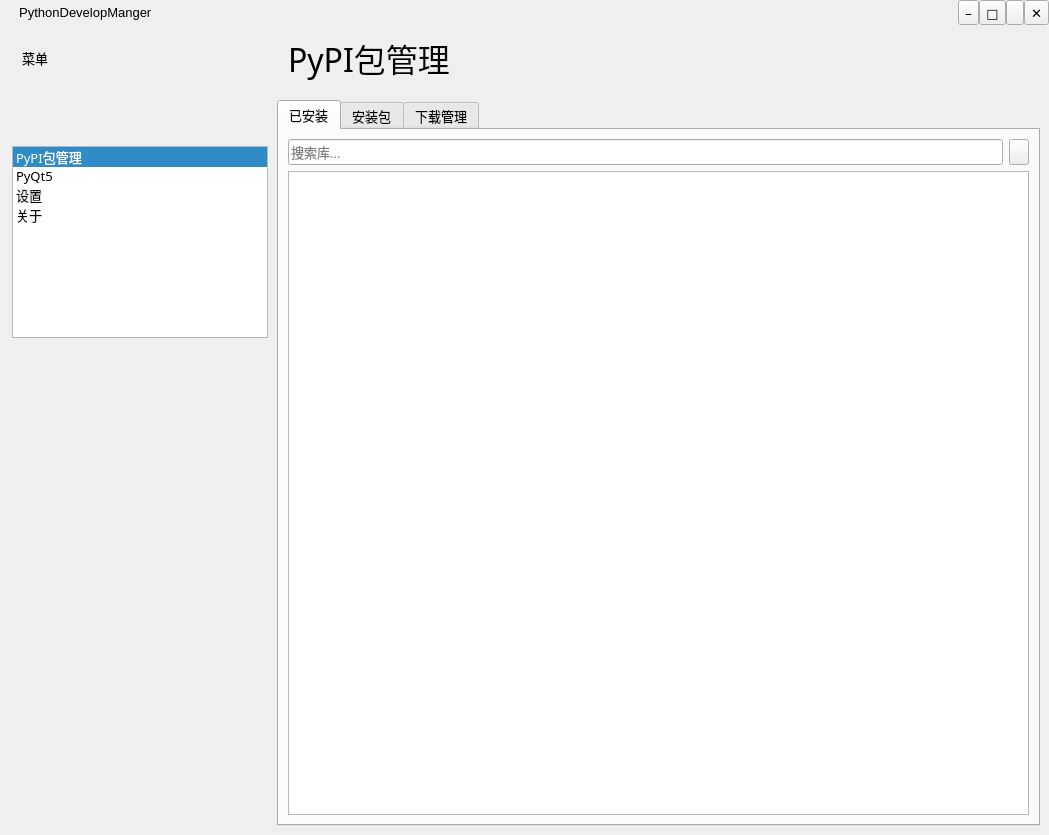
<?xml version="1.0" encoding="UTF-8"?>
<ui version="4.0">
 <class>setting</class>
 <widget class="QWidget" name="setting">
  <property name="geometry">
   <rect>
    <x>0</x>
    <y>0</y>
    <width>1049</width>
    <height>811</height>
   </rect>
  </property>
  <property name="font">
   <font>
    <family>萍方0</family>
    <pointsize>10</pointsize>
   </font>
  </property>
  <property name="windowTitle">
   <string>设置</string>
  </property>
  <layout class="QGridLayout" name="gridLayout">
   <property name="leftMargin">
    <number>12</number>
   </property>
   <property name="topMargin">
    <number>0</number>
   </property>
   <property name="rightMargin">
    <number>0</number>
   </property>
   <property name="bottomMargin">
    <number>0</number>
   </property>
   <property name="spacing">
    <number>0</number>
   </property>
   <item row="13" column="1">
    <spacer name="verticalSpacer_4">
     <property name="orientation">
      <enum>Qt::Vertical</enum>
     </property>
     <property name="sizeHint" stdset="0">
      <size>
       <width>20</width>
       <height>40</height>
      </size>
     </property>
    </spacer>
   </item>
   <item row="4" column="2" rowspan="15" colspan="3">
    <widget class="QStackedWidget" name="view">
     <property name="font">
      <font>
       <pointsize>10</pointsize>
      </font>
     </property>
     <property name="currentIndex">
      <number>0</number>
     </property>
     <widget class="QWidget" name="page_3">
      <layout class="QGridLayout" name="gridLayout_2">
       <property name="leftMargin">
        <number>9</number>
       </property>
       <property name="topMargin">
        <number>9</number>
       </property>
       <property name="rightMargin">
        <number>9</number>
       </property>
       <property name="bottomMargin">
        <number>9</number>
       </property>
       <item row="0" column="0">
        <widget class="QTabWidget" name="tabWidget">
         <property name="currentIndex">
          <number>0</number>
         </property>
         <widget class="QWidget" name="tab">
          <attribute name="title">
           <string>已安装</string>
          </attribute>
          <layout class="QGridLayout" name="gridLayout_7">
           <property name="leftMargin">
            <number>9</number>
           </property>
           <property name="topMargin">
            <number>9</number>
           </property>
           <property name="rightMargin">
            <number>9</number>
           </property>
           <property name="bottomMargin">
            <number>9</number>
           </property>
           <item row="0" column="0">
            <widget class="QLineEdit" name="lineEdit">
             <property name="contextMenuPolicy">
              <enum>Qt::NoContextMenu</enum>
             </property>
             <property name="placeholderText">
              <string>搜索库...</string>
             </property>
            </widget>
           </item>
           <item row="0" column="1">
            <widget class="QToolButton" name="toolButton">
             <property name="sizePolicy">
              <sizepolicy hsizetype="Maximum" vsizetype="Preferred">
               <horstretch>0</horstretch>
               <verstretch>0</verstretch>
              </sizepolicy>
             </property>
             <property name="text">
              <string/>
             </property>
             <property name="icon">
              <iconset>
               <normaloff>effects/pics/search.png</normaloff>effects/pics/search.png</iconset>
             </property>
             <property name="iconSize">
              <size>
               <width>12</width>
               <height>12</height>
              </size>
             </property>
            </widget>
           </item>
           <item row="1" column="0" colspan="2">
            <widget class="QTableWidget" name="tableWidget"/>
           </item>
          </layout>
         </widget>
         <widget class="QWidget" name="tab_2">
          <attribute name="title">
           <string>安装包</string>
          </attribute>
          <layout class="QGridLayout" name="gridLayout_8">
           <item row="0" column="1">
            <widget class="QToolButton" name="toolButton_2">
             <property name="sizePolicy">
              <sizepolicy hsizetype="Maximum" vsizetype="Preferred">
               <horstretch>0</horstretch>
               <verstretch>0</verstretch>
              </sizepolicy>
             </property>
             <property name="text">
              <string/>
             </property>
             <property name="icon">
              <iconset>
               <normaloff>effects/pics/search.png</normaloff>effects/pics/search.png</iconset>
             </property>
             <property name="iconSize">
              <size>
               <width>12</width>
               <height>12</height>
              </size>
             </property>
            </widget>
           </item>
           <item row="0" column="0">
            <widget class="QLineEdit" name="lineEdit_2">
             <property name="contextMenuPolicy">
              <enum>Qt::NoContextMenu</enum>
             </property>
             <property name="placeholderText">
              <string>搜索库...</string>
             </property>
            </widget>
           </item>
           <item row="1" column="0" colspan="2">
            <widget class="QTableWidget" name="tableWidget_2"/>
           </item>
          </layout>
         </widget>
         <widget class="QWidget" name="tab_3">
          <attribute name="title">
           <string>下载管理</string>
          </attribute>
          <layout class="QGridLayout" name="gridLayout_15">
           <item row="0" column="0">
            <widget class="QTableWidget" name="tableWidget_3"/>
           </item>
          </layout>
         </widget>
        </widget>
       </item>
      </layout>
     </widget>
     <widget class="QWidget" name="page_4">
      <layout class="QGridLayout" name="gridLayout_3">
       <property name="leftMargin">
        <number>20</number>
       </property>
       <property name="verticalSpacing">
        <number>6</number>
       </property>
       <item row="4" column="0" colspan="2">
        <widget class="QLabel" name="label_14">
         <property name="font">
          <font>
           <family>萍方粗</family>
          </font>
         </property>
         <property name="text">
          <string>.ui转.py</string>
         </property>
        </widget>
       </item>
       <item row="0" column="0" colspan="3">
        <widget class="QLabel" name="label_4">
         <property name="text">
          <string>仅支持PyQt5 5.9+版本！！！</string>
         </property>
        </widget>
       </item>
       <item row="6" column="0" colspan="3">
        <widget class="QGroupBox" name="groupBox_3">
         <property name="title">
          <string/>
         </property>
         <layout class="QGridLayout" name="gridLayout_11">
          <item row="0" column="0">
           <widget class="QPushButton" name="pushButton_8">
            <property name="text">
             <string>转换</string>
            </property>
           </widget>
          </item>
          <item row="0" column="1">
           <spacer name="horizontalSpacer_4">
            <property name="orientation">
             <enum>Qt::Horizontal</enum>
            </property>
            <property name="sizeHint" stdset="0">
             <size>
              <width>40</width>
              <height>20</height>
             </size>
            </property>
           </spacer>
          </item>
          <item row="1" column="0" colspan="2">
           <widget class="QLabel" name="label_15">
            <property name="text">
             <string>源文件(可拖拽或选择）</string>
            </property>
           </widget>
          </item>
          <item row="2" column="0" colspan="2">
           <widget class="QLabel" name="label_30">
            <property name="text">
             <string>/</string>
            </property>
           </widget>
          </item>
          <item row="2" column="2">
           <widget class="QLineEdit" name="lineEdit_3">
            <property name="sizePolicy">
             <sizepolicy hsizetype="Expanding" vsizetype="Fixed">
              <horstretch>0</horstretch>
              <verstretch>0</verstretch>
             </sizepolicy>
            </property>
            <property name="contextMenuPolicy">
             <enum>Qt::NoContextMenu</enum>
            </property>
            <property name="readOnly">
             <bool>true</bool>
            </property>
           </widget>
          </item>
          <item row="2" column="3">
           <widget class="QToolButton" name="toolButton_7">
            <property name="text">
             <string>...</string>
            </property>
           </widget>
          </item>
          <item row="3" column="0" colspan="2">
           <widget class="QPushButton" name="pushButton_7">
            <property name="sizePolicy">
             <sizepolicy hsizetype="Expanding" vsizetype="Expanding">
              <horstretch>0</horstretch>
              <verstretch>0</verstretch>
             </sizepolicy>
            </property>
            <property name="font">
             <font>
              <family>等线 Light</family>
              <pointsize>72</pointsize>
             </font>
            </property>
            <property name="text">
             <string>+</string>
            </property>
           </widget>
          </item>
          <item row="1" column="2">
           <widget class="QLabel" name="label_16">
            <property name="text">
             <string>目标位置</string>
            </property>
           </widget>
          </item>
         </layout>
        </widget>
       </item>
       <item row="7" column="0" colspan="3">
        <widget class="QPushButton" name="pushButton_5">
         <property name="font">
          <font>
           <stylestrategy>PreferDefault</stylestrategy>
          </font>
         </property>
         <property name="layoutDirection">
          <enum>Qt::LeftToRight</enum>
         </property>
         <property name="text">
          <string>解决PyQt疑难杂症</string>
         </property>
        </widget>
       </item>
       <item row="8" column="0" colspan="3">
        <widget class="QPushButton" name="pushButton_6">
         <property name="text">
          <string>拷贝一份PyQt程序基本框架</string>
         </property>
        </widget>
       </item>
       <item row="3" column="0" colspan="3">
        <widget class="QGroupBox" name="groupBox">
         <property name="title">
          <string/>
         </property>
         <layout class="QGridLayout" name="gridLayout_9">
          <item row="1" column="0">
           <widget class="QLabel" name="label_6">
            <property name="sizePolicy">
             <sizepolicy hsizetype="Fixed" vsizetype="Preferred">
              <horstretch>0</horstretch>
              <verstretch>0</verstretch>
             </sizepolicy>
            </property>
            <property name="text">
             <string>s</string>
            </property>
           </widget>
          </item>
          <item row="2" column="0">
           <widget class="QLabel" name="label_12">
            <property name="text">
             <string>s</string>
            </property>
           </widget>
          </item>
          <item row="0" column="0">
           <widget class="QLabel" name="label_11">
            <property name="sizePolicy">
             <sizepolicy hsizetype="Fixed" vsizetype="Preferred">
              <horstretch>0</horstretch>
              <verstretch>0</verstretch>
             </sizepolicy>
            </property>
            <property name="text">
             <string>s</string>
            </property>
           </widget>
          </item>
          <item row="0" column="3">
           <widget class="QPushButton" name="pushButton_2">
            <property name="sizePolicy">
             <sizepolicy hsizetype="Fixed" vsizetype="Fixed">
              <horstretch>0</horstretch>
              <verstretch>0</verstretch>
             </sizepolicy>
            </property>
            <property name="text">
             <string>安装</string>
            </property>
           </widget>
          </item>
          <item row="1" column="2">
           <widget class="QLabel" name="label_3">
            <property name="text">
             <string>PyQt5-tools-{} 用于使用Qt Designer和Qt Linguist</string>
            </property>
           </widget>
          </item>
          <item row="0" column="2">
           <widget class="QLabel" name="label_2">
            <property name="text">
             <string>PyQt5-{}</string>
            </property>
           </widget>
          </item>
          <item row="2" column="2">
           <widget class="QLabel" name="label_13">
            <property name="text">
             <string>PyQtWebEngine 用于加载QWebEngine的必要插件（没有内置）</string>
            </property>
           </widget>
          </item>
          <item row="1" column="3">
           <widget class="QPushButton" name="pushButton_3">
            <property name="text">
             <string>安装</string>
            </property>
           </widget>
          </item>
          <item row="2" column="3">
           <widget class="QPushButton" name="pushButton_4">
            <property name="text">
             <string>安装</string>
            </property>
           </widget>
          </item>
         </layout>
        </widget>
       </item>
       <item row="1" column="0" colspan="3">
        <widget class="QLabel" name="label">
         <property name="font">
          <font>
           <family>萍方粗</family>
          </font>
         </property>
         <property name="text">
          <string>库完整度检测</string>
         </property>
        </widget>
       </item>
       <item row="9" column="0" colspan="3">
        <spacer name="verticalSpacer">
         <property name="orientation">
          <enum>Qt::Vertical</enum>
         </property>
         <property name="sizeHint" stdset="0">
          <size>
           <width>20</width>
           <height>40</height>
          </size>
         </property>
        </spacer>
       </item>
      </layout>
     </widget>
     <widget class="QWidget" name="page_2">
      <layout class="QGridLayout" name="gridLayout_4">
       <property name="leftMargin">
        <number>20</number>
       </property>
       <item row="1" column="0">
        <widget class="QGroupBox" name="groupBox_2">
         <property name="title">
          <string/>
         </property>
         <layout class="QGridLayout" name="gridLayout_10">
          <item row="0" column="2">
           <widget class="SwitchButton" name="checkBox">
            <property name="text">
             <string/>
            </property>
           </widget>
          </item>
          <item row="0" column="0">
           <widget class="QLabel" name="label_32">
            <property name="text">
             <string>自动选择下载源</string>
            </property>
           </widget>
          </item>
          <item row="0" column="1">
           <spacer name="horizontalSpacer_3">
            <property name="orientation">
             <enum>Qt::Horizontal</enum>
            </property>
            <property name="sizeHint" stdset="0">
             <size>
              <width>40</width>
              <height>20</height>
             </size>
            </property>
           </spacer>
          </item>
         </layout>
        </widget>
       </item>
       <item row="0" column="0">
        <widget class="QLabel" name="label_31">
         <property name="font">
          <font>
           <family>萍方粗</family>
          </font>
         </property>
         <property name="text">
          <string>下载源设置</string>
         </property>
        </widget>
       </item>
       <item row="3" column="0">
        <spacer name="verticalSpacer_2">
         <property name="orientation">
          <enum>Qt::Vertical</enum>
         </property>
         <property name="sizeHint" stdset="0">
          <size>
           <width>20</width>
           <height>40</height>
          </size>
         </property>
        </spacer>
       </item>
       <item row="2" column="0">
        <widget class="QGroupBox" name="groupBox_4">
         <property name="title">
          <string/>
         </property>
         <layout class="QGridLayout" name="gridLayout_14">
          <item row="0" column="2">
           <widget class="QComboBox" name="comboBox">
            <item>
             <property name="text">
              <string>PyPI官方源</string>
             </property>
            </item>
            <item>
             <property name="text">
              <string>清华源</string>
             </property>
            </item>
            <item>
             <property name="text">
              <string>豆瓣源</string>
             </property>
            </item>
            <item>
             <property name="text">
              <string>阿里云</string>
             </property>
            </item>
            <item>
             <property name="text">
              <string>中科大</string>
             </property>
            </item>
           </widget>
          </item>
          <item row="0" column="0">
           <widget class="QLabel" name="label_33">
            <property name="font">
             <font>
              <family>萍方0</family>
             </font>
            </property>
            <property name="text">
             <string>选择下载源</string>
            </property>
           </widget>
          </item>
          <item row="0" column="1">
           <spacer name="horizontalSpacer_5">
            <property name="orientation">
             <enum>Qt::Horizontal</enum>
            </property>
            <property name="sizeHint" stdset="0">
             <size>
              <width>40</width>
              <height>20</height>
             </size>
            </property>
           </spacer>
          </item>
         </layout>
        </widget>
       </item>
      </layout>
     </widget>
     <widget class="QWidget" name="page_6">
      <layout class="QGridLayout" name="gridLayout_6">
       <property name="leftMargin">
        <number>20</number>
       </property>
       <item row="0" column="1">
        <widget class="QLabel" name="label_19">
         <property name="font">
          <font>
           <family>萍方粗</family>
           <pointsize>18</pointsize>
          </font>
         </property>
         <property name="text">
          <string>PythonDevelopManger</string>
         </property>
        </widget>
       </item>
       <item row="4" column="0">
        <widget class="QLabel" name="label_23">
         <property name="text">
          <string/>
         </property>
        </widget>
       </item>
       <item row="3" column="0" colspan="3">
        <widget class="QGroupBox" name="groupBox_6">
         <property name="title">
          <string/>
         </property>
         <layout class="QGridLayout" name="gridLayout_12">
          <item row="0" column="2">
           <widget class="QPushButton" name="pushButton">
            <property name="text">
             <string>更新日志</string>
            </property>
           </widget>
          </item>
          <item row="0" column="0">
           <widget class="QLabel" name="label_22">
            <property name="font">
             <font>
              <family>萍方粗</family>
              <pointsize>12</pointsize>
             </font>
            </property>
            <property name="text">
             <string>Version {}</string>
            </property>
           </widget>
          </item>
          <item row="0" column="1">
           <spacer name="horizontalSpacer_7">
            <property name="orientation">
             <enum>Qt::Horizontal</enum>
            </property>
            <property name="sizeHint" stdset="0">
             <size>
              <width>40</width>
              <height>20</height>
             </size>
            </property>
           </spacer>
          </item>
         </layout>
        </widget>
       </item>
       <item row="5" column="0" colspan="3">
        <widget class="QGroupBox" name="groupBox_7">
         <property name="title">
          <string/>
         </property>
         <layout class="QGridLayout" name="gridLayout_13">
          <item row="2" column="0" rowspan="2" colspan="2">
           <widget class="QLabel" name="label_28">
            <property name="text">
             <string>PyQt5
</string>
            </property>
           </widget>
          </item>
          <item row="1" column="0" colspan="5">
           <widget class="QLabel" name="label_27">
            <property name="font">
             <font>
              <pointsize>14</pointsize>
             </font>
            </property>
            <property name="text">
             <string>参考资料及使用第三方库：</string>
            </property>
           </widget>
          </item>
          <item row="0" column="0">
           <widget class="QLabel" name="label_36">
            <property name="text">
             <string/>
            </property>
           </widget>
          </item>
          <item row="0" column="4">
           <widget class="QLabel" name="label_26">
            <property name="text">
             <string>&lt;a href=&quot;https://space.bilibili.com/369280472&quot;&gt;Bilibili&lt;/a href&gt;</string>
            </property>
            <property name="openExternalLinks">
             <bool>true</bool>
            </property>
           </widget>
          </item>
          <item row="0" column="1">
           <widget class="QLabel" name="label_24">
            <property name="text">
             <string>&lt;a href=&quot;https://github.com/lyxofficial&quot;&gt;Github&lt;/a href&gt;</string>
            </property>
            <property name="openExternalLinks">
             <bool>true</bool>
            </property>
           </widget>
          </item>
          <item row="2" column="2" colspan="4">
           <widget class="QLabel" name="label_29">
            <property name="text">
             <string>感谢大佬&lt;a href=&quot;https://github.com/zhiyiyo&quot;&gt;@zhiyiyo&lt;/a href&gt;的众多Fluent解决方案！</string>
            </property>
            <property name="openExternalLinks">
             <bool>true</bool>
            </property>
           </widget>
          </item>
          <item row="0" column="2" colspan="2">
           <widget class="QLabel" name="label_25">
            <property name="text">
             <string>&lt;a href=&quot;https://lyxofficial.github.io&quot;&gt;Blog&lt;/a href&gt;</string>
            </property>
            <property name="openExternalLinks">
             <bool>true</bool>
            </property>
           </widget>
          </item>
          <item row="0" column="5">
           <spacer name="horizontalSpacer_8">
            <property name="orientation">
             <enum>Qt::Horizontal</enum>
            </property>
            <property name="sizeHint" stdset="0">
             <size>
              <width>40</width>
              <height>20</height>
             </size>
            </property>
           </spacer>
          </item>
         </layout>
        </widget>
       </item>
       <item row="0" column="0" rowspan="2">
        <widget class="QLabel" name="label_18">
         <property name="text">
          <string/>
         </property>
         <property name="pixmap">
          <pixmap>effects/pics/logo2.png</pixmap>
         </property>
        </widget>
       </item>
       <item row="6" column="1">
        <spacer name="verticalSpacer_11">
         <property name="orientation">
          <enum>Qt::Vertical</enum>
         </property>
         <property name="sizeHint" stdset="0">
          <size>
           <width>20</width>
           <height>40</height>
          </size>
         </property>
        </spacer>
       </item>
       <item row="0" column="2">
        <spacer name="horizontalSpacer_2">
         <property name="orientation">
          <enum>Qt::Horizontal</enum>
         </property>
         <property name="sizeHint" stdset="0">
          <size>
           <width>40</width>
           <height>20</height>
          </size>
         </property>
        </spacer>
       </item>
       <item row="1" column="1">
        <widget class="QLabel" name="label_20">
         <property name="text">
          <string>By LYXOfficial</string>
         </property>
        </widget>
       </item>
       <item row="2" column="1">
        <widget class="QLabel" name="label_21">
         <property name="text">
          <string/>
         </property>
        </widget>
       </item>
      </layout>
     </widget>
    </widget>
   </item>
   <item row="14" column="1">
    <spacer name="verticalSpacer_6">
     <property name="orientation">
      <enum>Qt::Vertical</enum>
     </property>
     <property name="sizeHint" stdset="0">
      <size>
       <width>20</width>
       <height>40</height>
      </size>
     </property>
    </spacer>
   </item>
   <item row="10" column="1">
    <spacer name="verticalSpacer_14">
     <property name="orientation">
      <enum>Qt::Vertical</enum>
     </property>
     <property name="sizeHint" stdset="0">
      <size>
       <width>20</width>
       <height>40</height>
      </size>
     </property>
    </spacer>
   </item>
   <item row="6" column="1" rowspan="3">
    <widget class="QListWidget" name="menu">
     <property name="sizePolicy">
      <sizepolicy hsizetype="Maximum" vsizetype="Fixed">
       <horstretch>0</horstretch>
       <verstretch>0</verstretch>
      </sizepolicy>
     </property>
     <property name="maximumSize">
      <size>
       <width>16777215</width>
       <height>16777215</height>
      </size>
     </property>
     <property name="font">
      <font>
       <family>萍方0</family>
       <pointsize>10</pointsize>
      </font>
     </property>
     <property name="currentRow">
      <number>0</number>
     </property>
     <item>
      <property name="text">
       <string>PyPI包管理</string>
      </property>
      <property name="icon">
       <iconset>
        <normaloff>effects/pics/python.png</normaloff>effects/pics/python.png</iconset>
      </property>
     </item>
     <item>
      <property name="text">
       <string>PyQt5</string>
      </property>
      <property name="icon">
       <iconset>
        <normaloff>effects/pics/qt.png</normaloff>effects/pics/qt.png</iconset>
      </property>
     </item>
     <item>
      <property name="text">
       <string>设置</string>
      </property>
      <property name="icon">
       <iconset>
        <normaloff>effects/pics/setting.png</normaloff>effects/pics/setting.png</iconset>
      </property>
     </item>
     <item>
      <property name="text">
       <string>关于</string>
      </property>
      <property name="icon">
       <iconset>
        <normaloff>effects/pics/about.png</normaloff>effects/pics/about.png</iconset>
      </property>
     </item>
    </widget>
   </item>
   <item row="12" column="1">
    <spacer name="verticalSpacer_12">
     <property name="orientation">
      <enum>Qt::Vertical</enum>
     </property>
     <property name="sizeHint" stdset="0">
      <size>
       <width>20</width>
       <height>40</height>
      </size>
     </property>
    </spacer>
   </item>
   <item row="15" column="1">
    <spacer name="verticalSpacer_7">
     <property name="orientation">
      <enum>Qt::Vertical</enum>
     </property>
     <property name="sizeHint" stdset="0">
      <size>
       <width>20</width>
       <height>40</height>
      </size>
     </property>
    </spacer>
   </item>
   <item row="1" column="2" colspan="3">
    <widget class="QStackedWidget" name="stackedWidget">
     <property name="sizePolicy">
      <sizepolicy hsizetype="Preferred" vsizetype="Fixed">
       <horstretch>0</horstretch>
       <verstretch>0</verstretch>
      </sizepolicy>
     </property>
     <property name="currentIndex">
      <number>0</number>
     </property>
     <widget class="QWidget" name="page">
      <layout class="QGridLayout" name="gridLayout_5">
       <property name="leftMargin">
        <number>0</number>
       </property>
       <property name="topMargin">
        <number>0</number>
       </property>
       <property name="rightMargin">
        <number>0</number>
       </property>
       <property name="bottomMargin">
        <number>0</number>
       </property>
       <property name="spacing">
        <number>0</number>
       </property>
       <item row="0" column="0">
        <spacer name="horizontalSpacer">
         <property name="orientation">
          <enum>Qt::Horizontal</enum>
         </property>
         <property name="sizeHint" stdset="0">
          <size>
           <width>40</width>
           <height>20</height>
          </size>
         </property>
        </spacer>
       </item>
       <item row="0" column="4">
        <widget class="QToolButton" name="toolButton_4">
         <property name="text">
          <string>✕</string>
         </property>
        </widget>
       </item>
       <item row="0" column="2">
        <widget class="QToolButton" name="toolButton_3">
         <property name="text">
          <string>□</string>
         </property>
        </widget>
       </item>
       <item row="0" column="1">
        <widget class="QToolButton" name="toolButton_5">
         <property name="text">
          <string>–</string>
         </property>
        </widget>
       </item>
       <item row="0" column="3">
        <widget class="QToolButton" name="toolButton_6">
         <property name="sizePolicy">
          <sizepolicy hsizetype="Preferred" vsizetype="Preferred">
           <horstretch>0</horstretch>
           <verstretch>0</verstretch>
          </sizepolicy>
         </property>
         <property name="text">
          <string/>
         </property>
         <property name="icon">
          <iconset>
           <normaloff>effects/pics/max.png</normaloff>effects/pics/max.png</iconset>
         </property>
         <property name="iconSize">
          <size>
           <width>10</width>
           <height>10</height>
          </size>
         </property>
        </widget>
       </item>
      </layout>
     </widget>
     <widget class="QWidget" name="page_5"/>
    </widget>
   </item>
   <item row="1" column="1">
    <widget class="QLabel" name="label_9">
     <property name="font">
      <font>
       <family>Microsoft YaHei UI</family>
      </font>
     </property>
     <property name="text">
      <string>  PythonDevelopManger</string>
     </property>
    </widget>
   </item>
   <item row="3" column="2" colspan="3">
    <widget class="QStackedWidget" name="stackedWidget_2">
     <property name="currentIndex">
      <number>0</number>
     </property>
     <widget class="QWidget" name="page_9">
      <layout class="QVBoxLayout" name="verticalLayout">
       <property name="leftMargin">
        <number>20</number>
       </property>
       <item>
        <widget class="QLabel" name="label_5">
         <property name="font">
          <font>
           <family>萍方粗</family>
           <pointsize>24</pointsize>
          </font>
         </property>
         <property name="text">
          <string>PyPI包管理</string>
         </property>
        </widget>
       </item>
      </layout>
     </widget>
     <widget class="QWidget" name="page_10">
      <layout class="QHBoxLayout" name="horizontalLayout">
       <property name="leftMargin">
        <number>20</number>
       </property>
       <item>
        <widget class="QLabel" name="label_7">
         <property name="font">
          <font>
           <family>萍方粗</family>
           <pointsize>24</pointsize>
          </font>
         </property>
         <property name="text">
          <string>PyQt5</string>
         </property>
        </widget>
       </item>
      </layout>
     </widget>
     <widget class="QWidget" name="page_11">
      <layout class="QHBoxLayout" name="horizontalLayout_2">
       <property name="leftMargin">
        <number>20</number>
       </property>
       <item>
        <widget class="QLabel" name="label_8">
         <property name="font">
          <font>
           <family>萍方粗</family>
           <pointsize>24</pointsize>
          </font>
         </property>
         <property name="text">
          <string>设置</string>
         </property>
        </widget>
       </item>
      </layout>
     </widget>
     <widget class="QWidget" name="page_12">
      <layout class="QHBoxLayout" name="horizontalLayout_3">
       <property name="leftMargin">
        <number>20</number>
       </property>
       <item>
        <widget class="QLabel" name="label_17">
         <property name="font">
          <font>
           <family>萍方粗</family>
           <pointsize>24</pointsize>
          </font>
         </property>
         <property name="text">
          <string>关于</string>
         </property>
        </widget>
       </item>
      </layout>
     </widget>
    </widget>
   </item>
   <item row="9" column="1">
    <spacer name="verticalSpacer_15">
     <property name="orientation">
      <enum>Qt::Vertical</enum>
     </property>
     <property name="sizeHint" stdset="0">
      <size>
       <width>20</width>
       <height>40</height>
      </size>
     </property>
    </spacer>
   </item>
   <item row="3" column="1">
    <widget class="QLabel" name="label_10">
     <property name="font">
      <font>
       <family>萍方粗</family>
      </font>
     </property>
     <property name="text">
      <string>   菜单</string>
     </property>
    </widget>
   </item>
   <item row="16" column="1">
    <spacer name="verticalSpacer_8">
     <property name="orientation">
      <enum>Qt::Vertical</enum>
     </property>
     <property name="sizeHint" stdset="0">
      <size>
       <width>20</width>
       <height>40</height>
      </size>
     </property>
    </spacer>
   </item>
   <item row="5" column="1">
    <spacer name="verticalSpacer_5">
     <property name="orientation">
      <enum>Qt::Vertical</enum>
     </property>
     <property name="sizeHint" stdset="0">
      <size>
       <width>20</width>
       <height>40</height>
      </size>
     </property>
    </spacer>
   </item>
   <item row="11" column="1">
    <spacer name="verticalSpacer_13">
     <property name="orientation">
      <enum>Qt::Vertical</enum>
     </property>
     <property name="sizeHint" stdset="0">
      <size>
       <width>20</width>
       <height>40</height>
      </size>
     </property>
    </spacer>
   </item>
   <item row="17" column="1">
    <spacer name="verticalSpacer_9">
     <property name="orientation">
      <enum>Qt::Vertical</enum>
     </property>
     <property name="sizeHint" stdset="0">
      <size>
       <width>20</width>
       <height>40</height>
      </size>
     </property>
    </spacer>
   </item>
  </layout>
 </widget>
 <customwidgets>
  <customwidget>
   <class>SwitchButton</class>
   <extends>QCheckBox</extends>
   <header>switchButton</header>
  </customwidget>
 </customwidgets>
 <resources/>
 <connections>
  <connection>
   <sender>menu</sender>
   <signal>currentRowChanged(int)</signal>
   <receiver>view</receiver>
   <slot>setCurrentIndex(int)</slot>
   <hints>
    <hint type="sourcelabel">
     <x>67</x>
     <y>256</y>
    </hint>
    <hint type="destinationlabel">
     <x>744</x>
     <y>166</y>
    </hint>
   </hints>
  </connection>
  <connection>
   <sender>menu</sender>
   <signal>currentRowChanged(int)</signal>
   <receiver>stackedWidget_2</receiver>
   <slot>setCurrentIndex(int)</slot>
   <hints>
    <hint type="sourcelabel">
     <x>91</x>
     <y>248</y>
    </hint>
    <hint type="destinationlabel">
     <x>437</x>
     <y>26</y>
    </hint>
   </hints>
  </connection>
  <connection>
   <sender>toolButton_4</sender>
   <signal>clicked(bool)</signal>
   <receiver>setting</receiver>
   <slot>close()</slot>
   <hints>
    <hint type="sourcelabel">
     <x>1026</x>
     <y>16</y>
    </hint>
    <hint type="destinationlabel">
     <x>830</x>
     <y>67</y>
    </hint>
   </hints>
  </connection>
  <connection>
   <sender>toolButton_5</sender>
   <signal>clicked()</signal>
   <receiver>setting</receiver>
   <slot>showMinimized()</slot>
   <hints>
    <hint type="sourcelabel">
     <x>959</x>
     <y>13</y>
    </hint>
    <hint type="destinationlabel">
     <x>733</x>
     <y>0</y>
    </hint>
   </hints>
  </connection>
  <connection>
   <sender>toolButton_3</sender>
   <signal>clicked(bool)</signal>
   <receiver>setting</receiver>
   <slot>showMaximized()</slot>
   <hints>
    <hint type="sourcelabel">
     <x>980</x>
     <y>12</y>
    </hint>
    <hint type="destinationlabel">
     <x>629</x>
     <y>0</y>
    </hint>
   </hints>
  </connection>
  <connection>
   <sender>toolButton_3</sender>
   <signal>clicked()</signal>
   <receiver>toolButton_3</receiver>
   <slot>hide()</slot>
   <hints>
    <hint type="sourcelabel">
     <x>980</x>
     <y>14</y>
    </hint>
    <hint type="destinationlabel">
     <x>980</x>
     <y>14</y>
    </hint>
   </hints>
  </connection>
  <connection>
   <sender>toolButton_3</sender>
   <signal>clicked()</signal>
   <receiver>toolButton_6</receiver>
   <slot>show()</slot>
   <hints>
    <hint type="sourcelabel">
     <x>980</x>
     <y>8</y>
    </hint>
    <hint type="destinationlabel">
     <x>1020</x>
     <y>17</y>
    </hint>
   </hints>
  </connection>
  <connection>
   <sender>toolButton_6</sender>
   <signal>clicked()</signal>
   <receiver>toolButton_3</receiver>
   <slot>show()</slot>
   <hints>
    <hint type="sourcelabel">
     <x>1020</x>
     <y>19</y>
    </hint>
    <hint type="destinationlabel">
     <x>980</x>
     <y>22</y>
    </hint>
   </hints>
  </connection>
  <connection>
   <sender>toolButton_6</sender>
   <signal>clicked()</signal>
   <receiver>setting</receiver>
   <slot>showNormal()</slot>
   <hints>
    <hint type="sourcelabel">
     <x>1020</x>
     <y>8</y>
    </hint>
    <hint type="destinationlabel">
     <x>757</x>
     <y>0</y>
    </hint>
   </hints>
  </connection>
  <connection>
   <sender>toolButton_6</sender>
   <signal>clicked()</signal>
   <receiver>toolButton_6</receiver>
   <slot>hide()</slot>
   <hints>
    <hint type="sourcelabel">
     <x>1020</x>
     <y>7</y>
    </hint>
    <hint type="destinationlabel">
     <x>1020</x>
     <y>8</y>
    </hint>
   </hints>
  </connection>
 </connections>
</ui>
